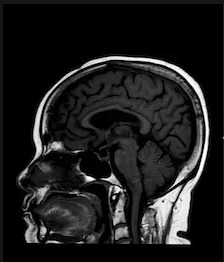
#> input picture data/raw/Brain_Tumor_Dataset/Negative/Te-noTr_0004.jpg, 224 x 262 px
$ python -i feature_extraction.py   (imports and definitions only)   (older library calls are emulated)
#> lines starting #> are read from the running program, lines starting #| are printed output that depends on the picture
#> further down, picture is the input picture: shape (262, 224, 3); min 0, max 255, mean 29.9
"""Feature extraction utilities."""

from __future__ import annotations

from dataclasses import dataclass

import cv2
import numpy as np
from skimage.feature import hog
from skimage.feature.texture import graycomatrix, graycoprops


def _ensure_grayscale(image: np.ndarray) -> np.ndarray:
	if image.ndim == 2:
		return image
	if image.ndim != 3:
		raise ValueError("Expected a 2D grayscale or 3D colour image.")
	return cv2.cvtColor(image, cv2.COLOR_BGR2GRAY)


def _resize_image(image: np.ndarray, resize_to: tuple[int, int] | None) -> np.ndarray:
#> called with resize_to = (128, 128)
	if resize_to is None:
		return image
	width, height = resize_to
#> width = 128; height = 128
	return cv2.resize(image, (width, height), interpolation=cv2.INTER_AREA)
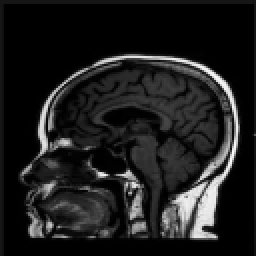
#> returned value: shape (128, 128) (shown 2 times larger); min 0, max 254, mean 29.9


@dataclass(frozen=True, slots=True)
class HOGParameters:
	"""Shared HOG settings."""

	resize_to: tuple[int, int] = (128, 128)
	orientations: int = 9
	pixels_per_cell: tuple[int, int] = (8, 8)
	cells_per_block: tuple[int, int] = (2, 2)
	transform_sqrt: bool = True
	block_norm: str = "L2-Hys"


def _compute_hog(image: np.ndarray, params: HOGParameters) -> np.ndarray:
	grayscale = _resize_image(_ensure_grayscale(image), params.resize_to)
	# Ensure resize dimensions are compatible with pixels_per_cell
	pw, ph = params.pixels_per_cell
	h, w = grayscale.shape[:2]
#> h = 128; w = 128
	adj_w = (w // pw) * pw
#> adj_w = 128
	adj_h = (h // ph) * ph
#> adj_h = 128
	if adj_w != w or adj_h != h:
		grayscale = cv2.resize(grayscale, (adj_w, adj_h), interpolation=cv2.INTER_AREA)
	features = hog(
		grayscale,
		orientations=params.orientations,
		pixels_per_cell=params.pixels_per_cell,
		cells_per_block=params.cells_per_block,
		transform_sqrt=params.transform_sqrt,
		block_norm=params.block_norm,
		feature_vector=True,
	)
#> features = 8100 values, max 1 at index 922, min 0 at index 1, mean 0.1
	return np.asarray(features, dtype=np.float32)


# [15 lines left out: function extract_hog_features, not called in this run]


def extract_hog_features_for_prediction(image: np.ndarray, params: HOGParameters | None = None) -> np.ndarray:
	return _compute_hog(image, params or HOGParameters())


# [4 lines left out: function extract_hog_features_for_training, not called in this run]


def build_hog_feature_matrix(images: list[np.ndarray], params: HOGParameters | None = None) -> np.ndarray:
	return extract_hog_features_for_training(images, params=params)


# [20 lines left out: function extract_orb_features, not called in this run]


def extract_feature_vector(image: np.ndarray, *, use_orb: bool = False) -> np.ndarray:
	"""Build a feature vector for classification."""

	hog_features = extract_hog_features_for_prediction(image)
#> hog_features has the same summary as features in _compute_hog
	if not use_orb:
		return hog_features
	orb_features = extract_orb_features(image)
	return np.concatenate([hog_features, orb_features]).astype(np.float32)


def build_feature_matrix(images: list[np.ndarray], *, use_orb: bool = False) -> np.ndarray:
	feature_rows = [extract_feature_vector(image, use_orb=use_orb) for image in images]
	return np.vstack(feature_rows).astype(np.float32)


# [40 lines left out: functions extract_glcm_features, extract_feature_vector_with_texture, not called in this run]


def build_feature_matrix_with_texture(images: list[np.ndarray], *, use_orb: bool = False, use_glcm: bool = False) -> np.ndarray:
	rows = [extract_feature_vector_with_texture(img, use_orb=use_orb, use_glcm=use_glcm) for img in images]
	return np.vstack(rows).astype(np.float32)

>>> import cv2
>>> picture = cv2.imread('../data/raw/Brain_Tumor_Dataset/Negative/Te-noTr_0004.jpg')
>>> result = extract_feature_vector(picture)
#> result has the same summary as features in _compute_hog

$ run again, on data/raw/Brain_Tumor_Dataset/Negative/Te-no_0065.jpg
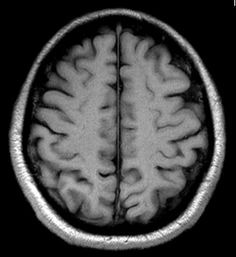
#> input picture data/raw/Brain_Tumor_Dataset/Negative/Te-no_0065.jpg, 236 x 257 px
#> picture is the input picture: shape (257, 236, 3); min 0, max 255, mean 68.3
#> width = 128
#> in _resize_image, `return cv2.resize(image, (width, height), interpolation=cv2.INTER_AREA)`:
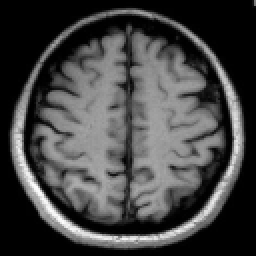
#> returned value: shape (128, 128) (shown 2 times larger); min 0, max 252, mean 68.3
#> features = 8100 values, max 1 at index 1057, min 0 at index 0, mean 0.109
#> hog_features has the same summary as features in _compute_hog
#> result has the same summary as features in _compute_hog

$ run again, on data/raw/Brain_Tumor_Dataset/Negative/Te-no_0067.jpg
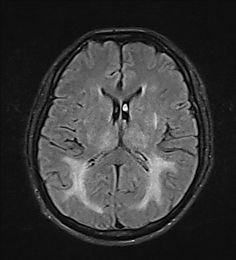
#> input picture data/raw/Brain_Tumor_Dataset/Negative/Te-no_0067.jpg, 236 x 260 px
#> picture is the input picture: shape (260, 236, 3); min 0, max 255, mean 57.1
#> width = 128
#> in _resize_image, `return cv2.resize(image, (width, height), interpolation=cv2.INTER_AREA)`:
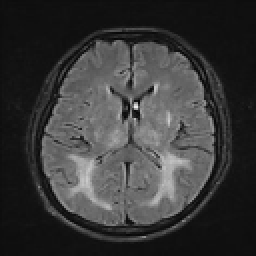
#> returned value: shape (128, 128) (shown 2 times larger); min 4, max 236, mean 57.1
#> features = 8100 values, max 0.797 at index 7454, min 0 at index 10, mean 0.124
#> hog_features has the same summary as features in _compute_hog
#> result has the same summary as features in _compute_hog
